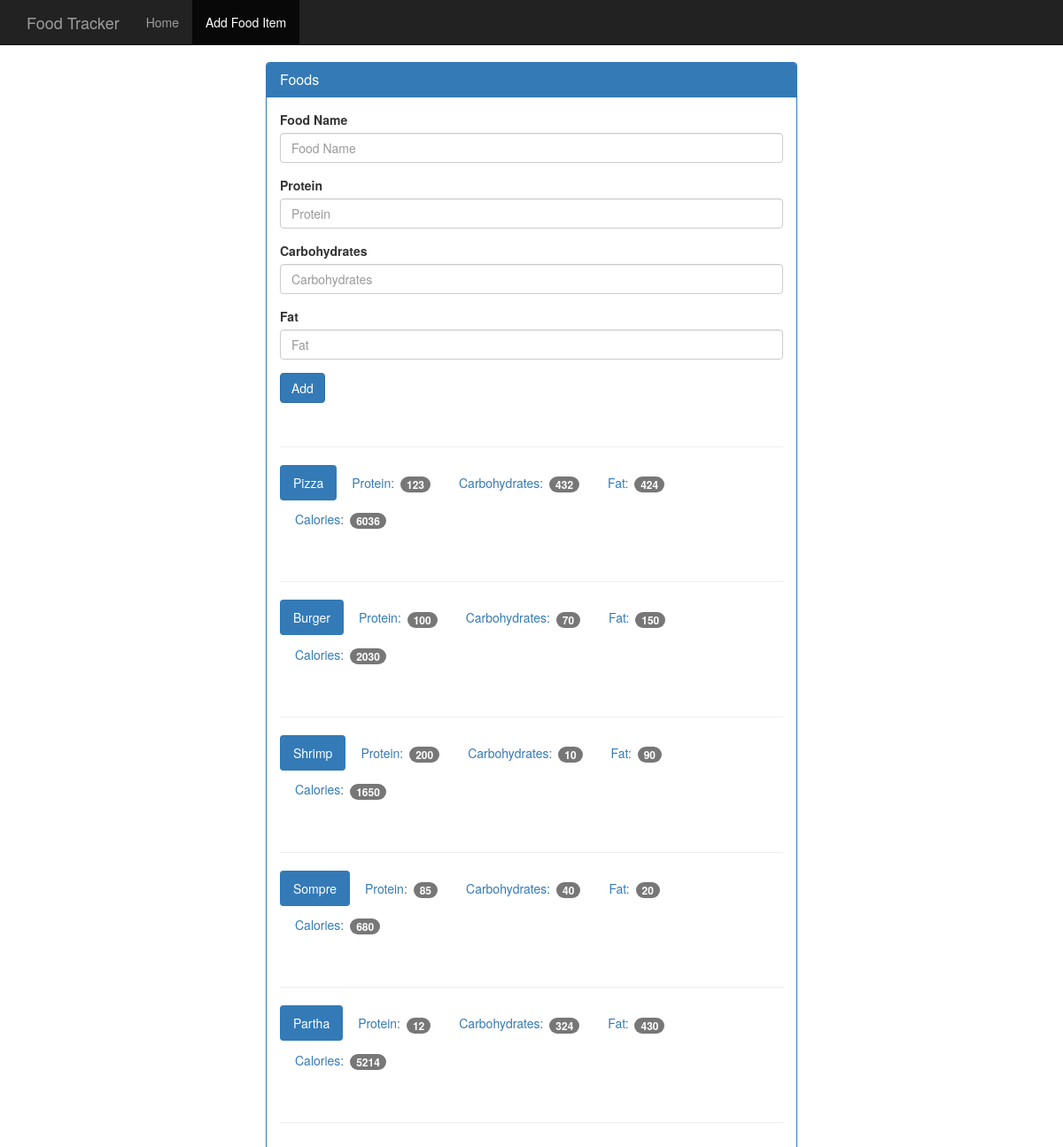
The app's page /food with its own data.
### tables this page shows
CREATE TABLE food(
    Id INTEGER PRIMARY KEY autoincrement,
    name text not NULL,
    protien INTEGER NOT NULL,
    carbohydrate integer not null,
    fat INTEGER not null,
    calories INTEGER not null
);

### app.py (the view, shortened to what this page needs)
@app.route('/food', methods =['GET', 'POST'])
def food():
    db = get_db()
    cur = db.execute('Select * from food')
    results = cur.fetchall()
    return render_template('add_food.html',results = results)

### app.py (called while the page is built)
def dbConnect():
    con = sql.connect('db/data.db')
    con.row_factory = sql.Row
    return con

def get_db():
    if not hasattr(g, 'sqlite3_db'):
        g.sqlite3_db = dbConnect()
    return g.sqlite3_db

@app.teardown_appcontext
def Close(error):
    if hasattr(g, 'sqlite3_db'):
        g.sqlite3_db.close()

### templates/add_food.html
{% extends "base.html" %}
{% block body %}
    <nav class="navbar navbar-inverse navbar-fixed-top">
      <div class="container">
        <div class="navbar-header">
          <a class="navbar-brand" href="#">Food Tracker</a>
        </div>
        <div id="navbar" class="navbar-collapse collapse">
          <ul class="nav navbar-nav">
            <li><a href='{{url_for("index")}}'>Home</a></li>
            <li class="active"><a href='{{url_for("food")}}'>Add Food Item</a></li>
          </ul>
        </div>
      </div>
    </nav>
    <div class="container theme-showcase col-sm-6 col-sm-offset-3" role="main">
      <div class="row">
        <div>
          <div class="panel panel-primary">
            <div class="panel-heading">
              <h3 class="panel-title">Foods</h3>
            </div>
            <div class="panel-body">
              <form method="POST" action="{{ url_for('food') }}">
                <div class="form-group">
                  <label for="food-name">Food Name</label>
                  <input type="text" class="form-control" id="food-name" name="food-name" placeholder="Food Name">
                </div>
                <div class="form-group">
                  <label for="protein">Protein</label>
                  <input type="number" class="form-control" id="protein" name="protein" placeholder="Protein">
                </div>
                <div class="form-group">
                  <label for="carbohydrates">Carbohydrates</label>
                  <input type="number" class="form-control" id="carbohydrates" name="carbs" placeholder="Carbohydrates">
                </div>
                <div class="form-group">
                  <label for="fat">Fat</label>
                  <input type="number" class="form-control" id="fat" name="fat" placeholder="Fat">
                </div>
                <button type="submit" class="btn btn-primary">Add</button>
              </form>
              <div class="page-header"></div>
              {% for food in results %}
              <ul class="nav nav-pills" role="tablist">
                <li class="active"><a>{{food.name}}</a></li>
                <li><a>Protein: <span class="badge">{{food.protien}}</span></a></li>
                <li><a>Carbohydrates: <span class="badge">{{food.carbohydrate}}</span></a></li>
                <li><a>Fat: <span class="badge">{{food.fat}}</span></a></li>
                <li><a>Calories: <span class="badge">{{food.calories}}</span></a></li>
              </ul>
              <div class="page-header"></div>
              {% endfor %}
            </div>
          </div>
        </div>
      </div>
    </div>
    {% endblock %}

### static/theme.css (style rules this page uses)
body { padding-top: 70px; padding-bottom: 30px; }

### records on screen
food: name "Pizza", protien "123", carbohydrate "432", fat "424", calories "6036"
food: name "Burger", protien "100", carbohydrate "70", fat "150", calories "2030"
food: name "Shrimp", protien "200", carbohydrate "10", fat "90", calories "1650"
food: name "Sompre", protien "85", carbohydrate "40", fat "20", calories "680"
food: name "Partha", protien "12", carbohydrate "324", fat "430", calories "5214"
